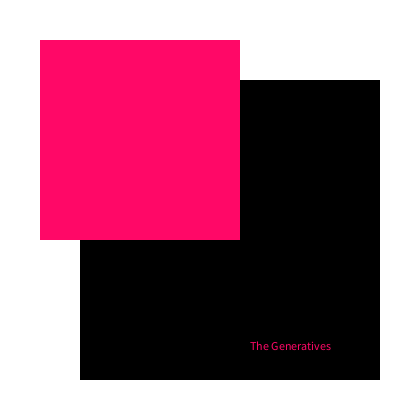
Frame 1 (no input)
Frame 60 (the mouse pressed at the canvas centre just before this capture): identical to frame 1, image omitted
Frame 120 (the mouse held since frame 60 and released just before this capture): identical to frame 1, image omitted

The Processing sketch that drew this single still picture (run headless with seeded random() and noise(); from frame 60 on, the mouse is pressed at the canvas centre):

// Processing sketch: box_square_different_change
// ── box_square_different_change.pde
color mybackground[] =
{
  #000000, // black
  #FFFFFF, // white
  #FF0867 // pink
};

void setup() {
  size(400, 400);
  int bg = int(random(0, mybackground.length));
  background(mybackground[bg]);
  noStroke();

  if (bg==0) { // black
    fill(mybackground[1]);
    rect(80, 80, 300, 300);
    fill(mybackground[2]);
    rect(40, 40, 200, 200);
    fill(mybackground[2]);
    text("The Generatives", 250, 350);
  } else if (bg==1) { //white
    fill(mybackground[0]);
    rect(80, 80, 300, 300);
    fill(mybackground[2]);
    rect(40, 40, 200, 200);
    fill(mybackground[2]);
    text("The Generatives", 250, 350);
  } else { //pink
    fill(mybackground[0]);
    rect(80, 80, 300, 300);
    fill(mybackground[1]);
    rect(40, 40, 200, 200);
    fill(mybackground[1]);
    text("The Generatives", 250, 350);
  }
}

void draw() {
}
